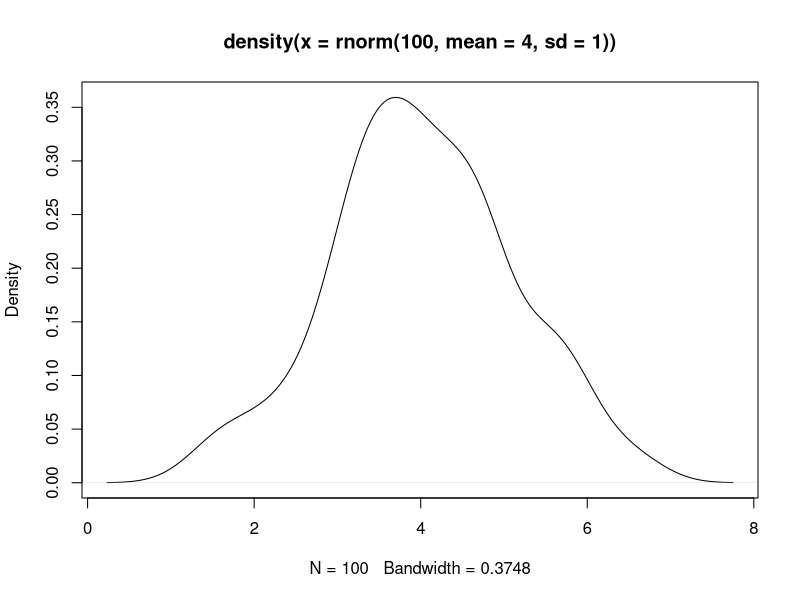
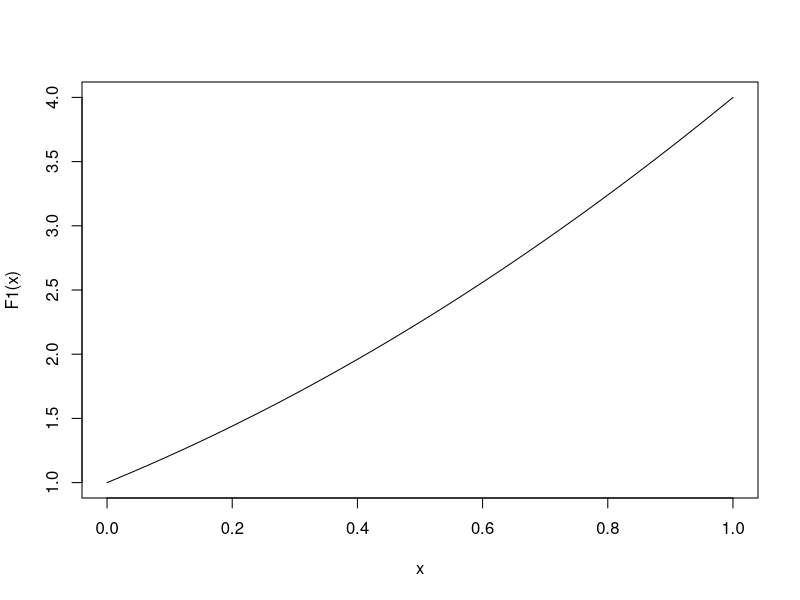

R code for these plots, in order:
## ---- chunk 1
# R 4.1.0
rnorm(100, mean = 4, sd = 1) |>
  density() |>
  plot()
## ---- chunk 2
F1 <- \(x) x^2 + 2*x + 1
class(F1)
Deriv::Deriv(F1)
curve(F1)
## ---- chunk 3
mtcars |>
  subset(cyl == 4) |> 
  {\(d) lm(mpg ~ disp, data = d)}()
## ---- chunk 4
lm_d <- \(d) lm(mpg ~ disp, data = d)
mtcars |>
  subset(cyl == 4) |> 
  lm_d()
